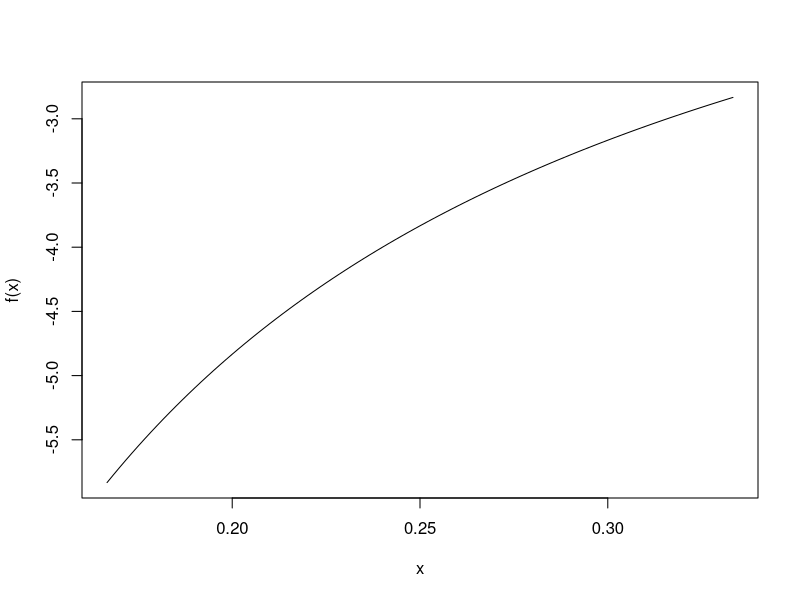
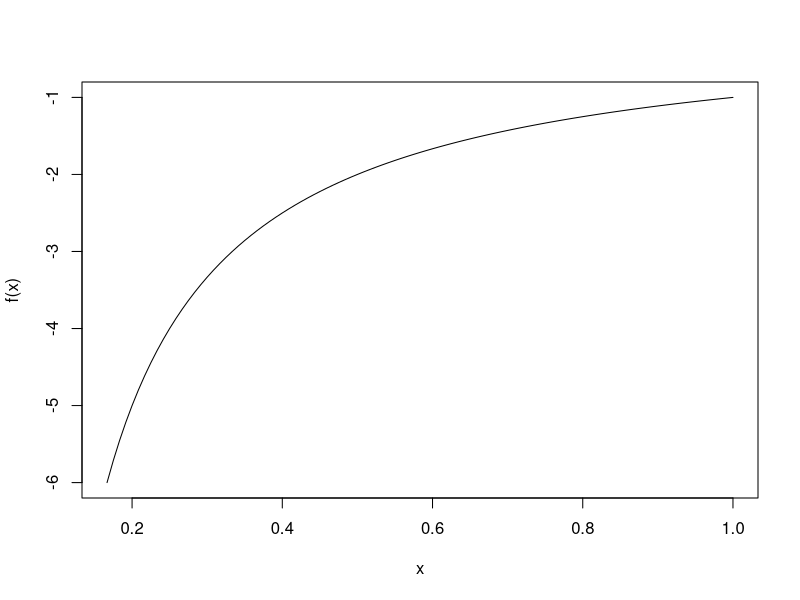
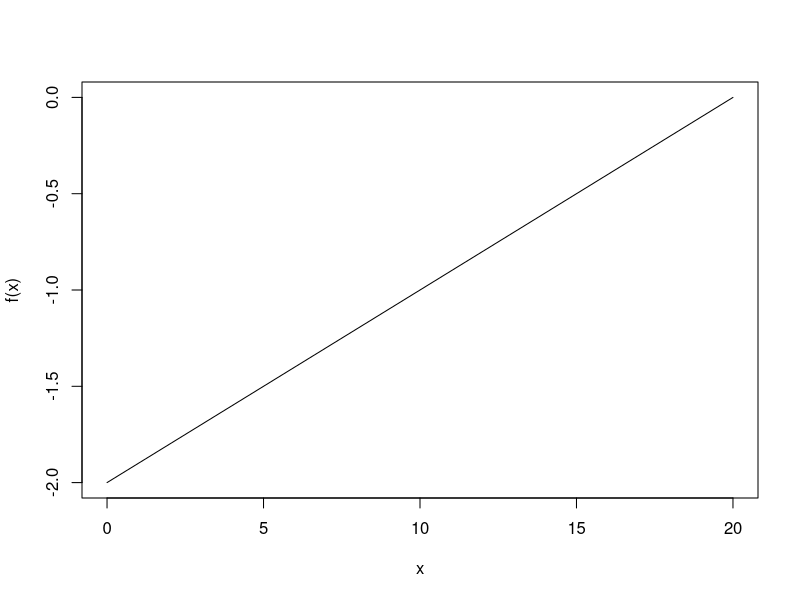

Write the R code that produced these figures, in order.
## ---- chunk 1
f <- function(x) (1/6) - (1/x)
curve(expr = f,
      from = 2/6, # 0.333
      to = 1/6)   # 0.166
## ---- chunk 2
f <- function(x) -1/x
curve(expr = f,
      from = 1/6, # 0.333
      to = 1)   # 0.166
## ---- chunk 3
f <- function(x) abs((-1/(15+1-x) + 0.04761905) * (2/0.952381))
f <- function(x, start_vol=20, max_cor=2) -abs(-x*max_cor/start_vol+max_cor)
curve(expr = f,
      from = 0, # 0.333
      to = 20)   # 0.166

f(3)
